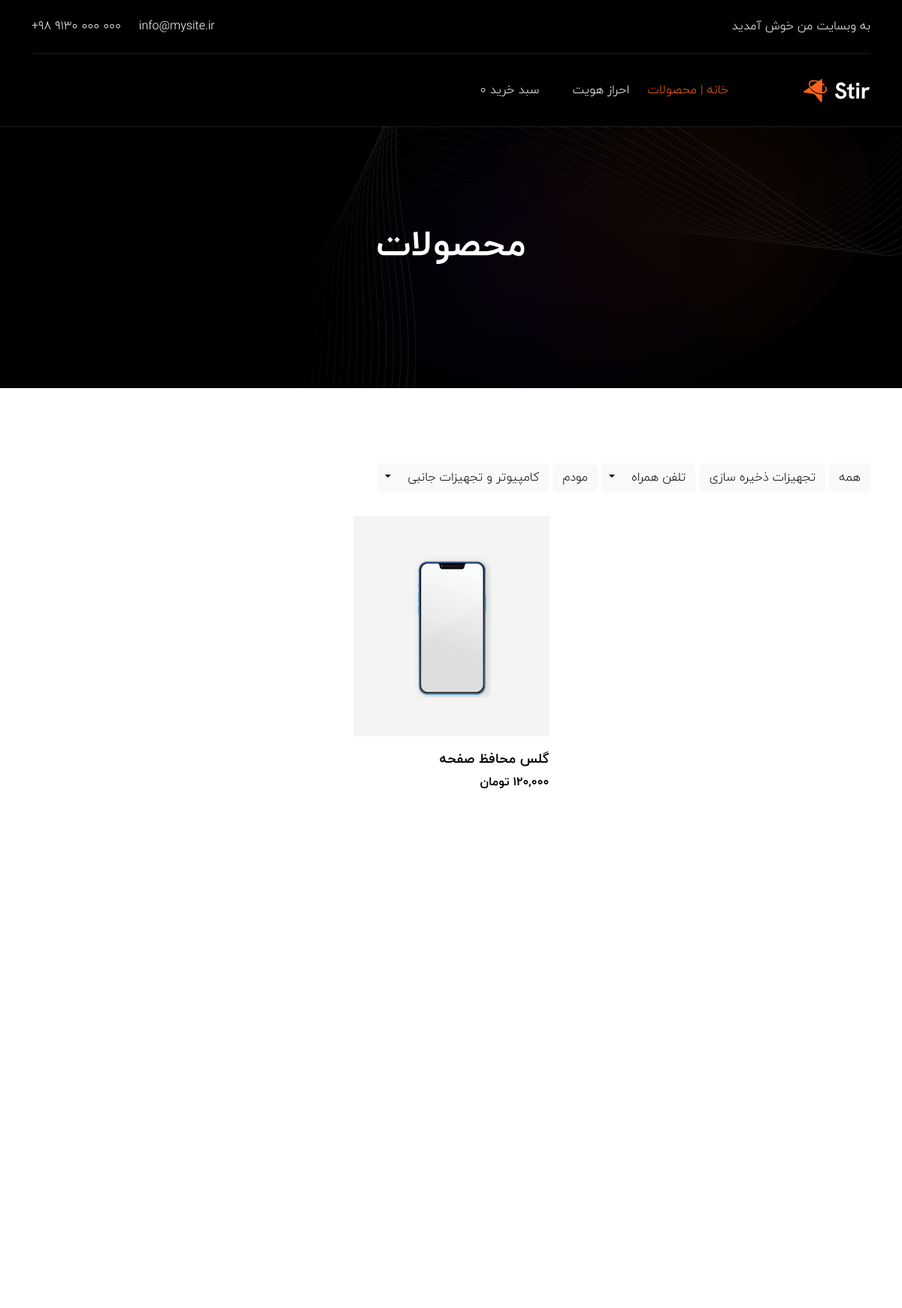
The page /category/screen-shield/ on the database its author committed.
### home/models.py (models this page shows, shortened)
class Category(models.Model):
    sub_category = models.ForeignKey('self', on_delete=models.CASCADE, related_name='scategory', null=True, blank=True)
    is_sub = models.BooleanField(default=False)
    name = models.CharField(max_length=200)
    slug = models.SlugField(max_length=250, unique=True)
    class Meta:
        ordering = ['name']
        verbose_name = 'category'
        verbose_name_plural = 'categories'
    def get_absolute_url(self):
        return reverse('home:category_filter', args=[self.slug])

class Product(models.Model):
    category = models.ManyToManyField(Category, related_name='products')
    name = models.CharField(max_length=200)
    slug = models.CharField(max_length=250)
    image = models.ImageField(upload_to='products')
    description = models.TextField()
    price = models.IntegerField()
    available = models.BooleanField(default=True)
    created = models.DateTimeField(auto_now_add=True)
    updated = models.DateTimeField(auto_now=True)
    class Meta:
        ordering = ['name']
    def get_absolute_url(self):
        return reverse('home:product_details', args=[self.slug])

### home/views.py (the view)
# urls.py: path('', views.HomeView.as_view(), name='home'),
class HomeView(View):
    def get(self, request, category_slug=None):
        products = Product.objects.filter(available=True)
        categories = Category.objects.filter(is_sub=False)
        if category_slug:
            category_filter = Category.objects.get(slug=category_slug)
            if not category_filter.is_sub:
                sub_categories = category_filter.scategory.all()
                if sub_categories.exists():
                    products = products.filter(category__in=sub_categories)
                else:
                    products = products.filter(category=category_filter)
            else:
                products = products.filter(category=category_filter)
        return render(request, 'home/products.html', {'products':products, 'categories':categories})

### order/context_processors.py (called while the page is built)
def cart_total_quantity(request):
    if request.user.is_authenticated and request.user.profile.active_order:
        return {'cart_total_quantity': len(Cart(request))}
    return {'cart_total_quantity': 0}

### home/templates/home/products.html (shortened to what this page needs)
{% extends "base.html" %}
{% block page_title %}محصولات{% endblock page_title %}
{% block content %}
<div class="products-area ptb-100 bg-white">
    <div class="container">
        <div class="mb-4 pb-2">
            <div class="row">
                <div>
                    <a href="{% url "home:home" %}" class="btn btn-light">همه</a>
                    {% for category in categories %}
                        <div class="btn-group">
                            <a href="{{ category.get_absolute_url }}" class="btn btn-light">{{ category.name }}</a>
                            {% if category.scategory.all %}
                                <button type="button" class="btn btn-light dropdown-toggle dropdown-toggle-split" data-bs-toggle="dropdown" aria-expanded="false"></button>
                            {% endif %}
                        </div>
                    {% endfor %}
                </div>
            </div>
        </div>
        <div class="row justify-content-center" id="Container">
            {% for product in products %}
                <div class="col-lg-3 col-sm-6 mix monitor monitor mobile">
                    <div class="product-single-item">
                        <div class="product-img">
                            <a href="{{ product.get_absolute_url }}" class="d-block"><img src="{{ product.image.url }}"></a>
                        </div>
                        <h3><a href="{{ product.get_absolute_url }}">{{ product.name }}</a></h3>
                        {% load humanize %}
                        <span>{{ product.price|intcomma }} تومان</span>
                    </div>
                </div>
            {% endfor %}
        </div>
    </div>
</div>
{% endblock content %}

### static/css/style.css (style rules this page uses)
body { font-size:16px;font-family:"Hanken Grotesk",sans-serif;color:#666;font-weight:400 }
a { transition:all ease .5s;color:#666 }
button { outline:0 !important;box-shadow:none;border:none;padding:0 }
.h1,.h2,.h3,.h4,.h5,.h6,h1,h2,h3,h4,h5,h6 { color:#030303;font-weight:700 }
img { max-width:100%;height:auto }
.ptb-100 { padding-top:100px;padding-bottom:100px }
.product-single-item { margin-bottom:25px;transition:all ease .5s;overflow:hidden }
.product-single-item .product-img { margin-bottom:20px;position:relative }
.product-single-item h3 { font-size:18px;font-weight:600 }
.product-single-item h3 a { text-decoration:none;color:#030303 }
.product-single-item span { color:#030303;font-weight:600 }

### rows shown on the page
Category: name "تجهیزات ذخیره سازی"
Category: name "تلفن همراه"
Category: name "مودم"
Category: name "کامپیوتر و تجهیزات جانبی"
Product: image (picture), name "گلس محافظ صفحه"

### other values the page prints
{{ cart_total_quantity }} "0"
